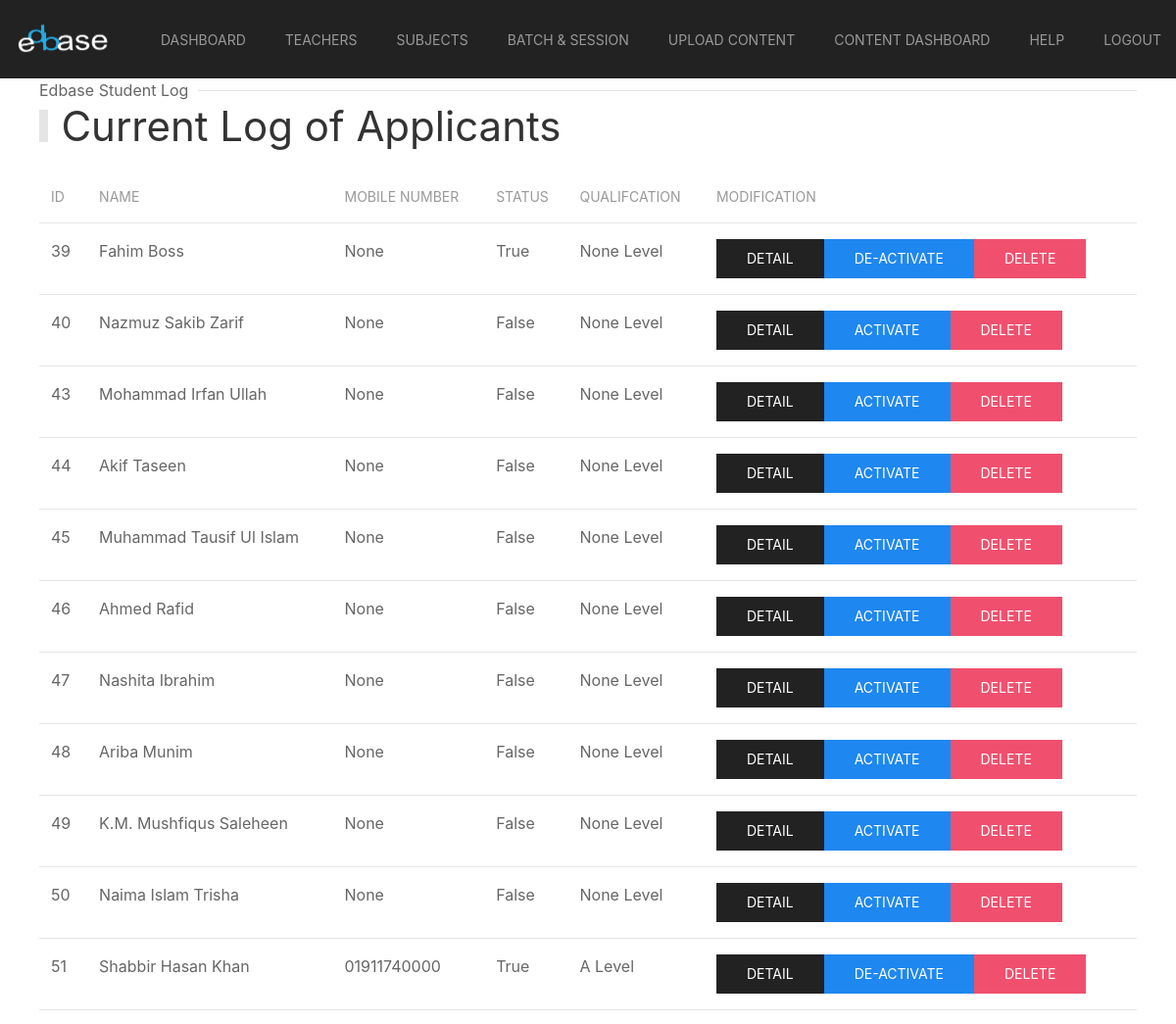
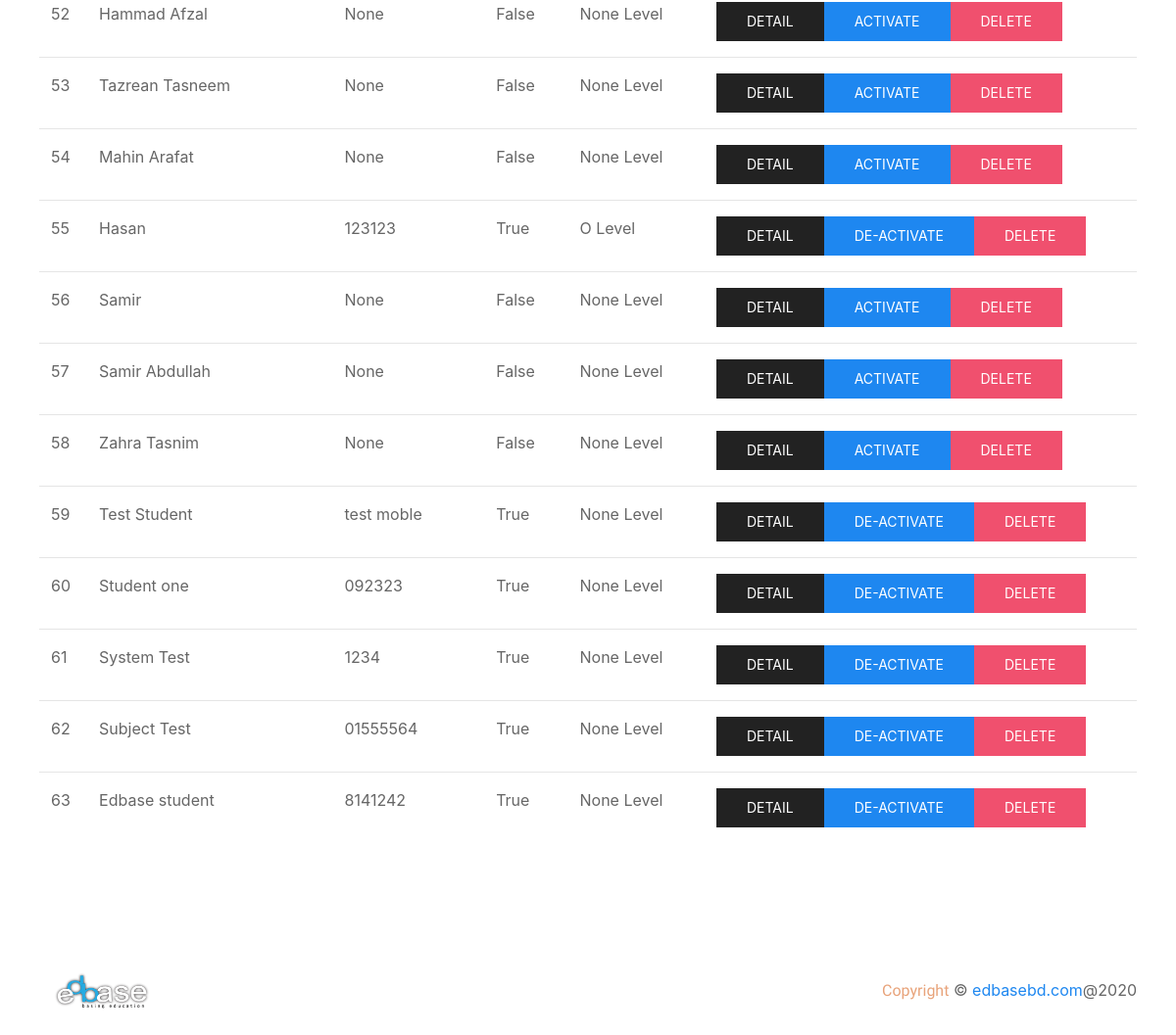
Screenshot of /dashboard/ (signed in) with the database file from the repository (2 pictures, top to bottom).
### applicant/models.py (models this page shows, shortened)
class Student(models.Model):
    user = models.OneToOneField(User, on_delete=models.CASCADE)
    name = models.CharField(max_length=128, null=True, blank=True)
    mobile = models.CharField(max_length=11, null=True, blank=True)
    guardian_mobile = models.CharField(max_length=11, null=True, blank=True)
    email = models.EmailField(max_length=128, null=True, blank=True)
    school = models.CharField(max_length=128, null=True, blank=True)
    status = models.BooleanField(default=False, null=True, blank=True)
    user_type = models.CharField(max_length=128, null=True, blank=True)
    qualification = models.CharField(max_length=128, null=True, blank=True)
    created_at = models.DateTimeField(auto_now_add=True, null=True, blank=True)

### applicant/views.py (the view)
# urls.py: path('dashboard/', views.dashboard, name='dashboard'),
@login_required(login_url='/login/')
def dashboard(request):
    all_students = Student.objects.all()
    if request.session.get('user'):
        return render(request, 'dashboard.html', {'data': all_students, 'user': request.session.get('user')})
    else:
        user = "USER"
        return render(request, 'dashboard.html', {'data': all_students, 'user': user})

### applicant/templates/dashboard.html
{% extends 'base.html' %}
{% load static %}
{% block content %}
    <section class="main-section">
        {% include 'nav_admin.html' %}
    </section>
    <section id="student-list">
        <div class="uk-container">
            <div class="head">
                <h1 class="uk-heading-bullet">Current Log of Applicants</h1>
                <p class="uk-heading-line"><span>Edbase Student Log</span></p>
            </div>
            <div class="uk-child-width-1@m" uk-grid>
                <div class="uk-margin-large">
                    <table class="uk-table uk-table-hover uk-table-divider">
                        <thead>
                            <tr>
                                <th>id</th>
                                <th>Name</th>
                                <th>Mobile Number</th>
                                <th>Status</th>
                                <th>Qualifcation</th>
                                <th>Modification</th>
                            </tr>
                        </thead>
                        <tbody>
                            {% for student in data %}
                            <tr>
                                <td>{{ student.id }}</td>
                                <td>{{ student.name }}</td>
                                <td>{{ student.mobile }}</td>
                                <td>{{ student.status }}</td>
                                <td>{{ student.qualification }} Level</td>
                                <td class="uk-flex">
                                    <a href="{% url 'studentdetail' student.id %}" class="uk-button uk-button-secondary">Detail</a>
                                    {% if student.status is False %}
                                    <a href="{% url 'activate' student.id %}" class="uk-button uk-button-primary">Activate</a>
                                    {% else %}
                                    <a href="{% url 'deactivate' student.id %}" class="uk-button uk-button-primary">De-Activate</a>
                                    {% endif %}
                                    <a href="{% url 'deletestudent' student.id %}" class="uk-button uk-button-danger">Delete</a>
                                </td>
                            </tr>
                            {% endfor %}
                        </tbody>
                    </table>
                </div>
            </div>
        </div>
    </section>
    <section id="footer">
        <div class="uk-padding">
            <div class="uk-flex uk-flex-wrap uk-flex-wrap-around uk-flex-between uk-flex-middle">
                <a class="uk-navbar-item uk-logo logo-size" href="/"><img src="/static/img/edbase.png" alt="zeros"></a>
                <p class="uk-text-center"> <span class="zeros-sub-head copy">Copyright</span>  © <a href="/">edbasebd.com</a>@2020</p>
            </div>
        </div>
    </section>
{% endblock %}

### static/css/main.css (style rules this page uses)
p { margin: 0; }
.main-section { position: relative; }
.zeros-sub-head { font-family: 'Dancing Script', cursive; font-size: 2.3rem; color:#5a3a68; }
.logo-size { width: 128px; }
.copy { font-size: 1rem; color: #e8a37a; }
.head { display: flex; flex-direction: column-reverse; }

### rows the page displays
Student: id "39", name "Fahim Boss", mobile "None", status "True", qualification "None", shows "DE-ACTIVATE"
Student: id "40", name "Nazmuz Sakib Zarif", mobile "None", status "False", qualification "None", shows "ACTIVATE"
Student: id "43", name "Mohammad Irfan Ullah", mobile "None", status "False", qualification "None", shows "ACTIVATE"
Student: id "44", name "Akif Taseen", mobile "None", status "False", qualification "None", shows "ACTIVATE"
Student: id "45", name "Muhammad Tausif Ul Islam", mobile "None", status "False", qualification "None", shows "ACTIVATE"
Student: id "46", name "Ahmed Rafid", mobile "None", status "False", qualification "None", shows "ACTIVATE"
Student: id "47", name "Nashita Ibrahim", mobile "None", status "False", qualification "None", shows "ACTIVATE"
Student: id "48", name "Ariba Munim", mobile "None", status "False", qualification "None", shows "ACTIVATE"
Student: id "49", name "K.M. Mushfiqus Saleheen", mobile "None", status "False", qualification "None", shows "ACTIVATE"
Student: id "50", name "Naima Islam Trisha", mobile "None", status "False", qualification "None", shows "ACTIVATE"
Student: id "51", name "Shabbir Hasan Khan", mobile "01911740000", status "True", qualification "A", shows "DE-ACTIVATE"
Student: id "52", name "Hammad Afzal", mobile "None", status "False", qualification "None", shows "ACTIVATE"
Student: id "53", name "Tazrean Tasneem", mobile "None", status "False", qualification "None", shows "ACTIVATE"
Student: id "54", name "Mahin Arafat", mobile "None", status "False", qualification "None", shows "ACTIVATE"
Student: id "55", name "Hasan", mobile "123123", status "True", qualification "O", shows "DE-ACTIVATE"
Student: id "56", name "Samir", mobile "None", status "False", qualification "None", shows "ACTIVATE"
Student: id "57", name "Samir Abdullah", mobile "None", status "False", qualification "None", shows "ACTIVATE"
Student: id "58", name "Zahra Tasnim", mobile "None", status "False", qualification "None", shows "ACTIVATE"
Student: id "59", name "Test Student", mobile "test moble", status "True", qualification "None", shows "DE-ACTIVATE"
Student: id "60", name "Student one", mobile "092323", status "True", qualification "None", shows "DE-ACTIVATE"
Student: id "61", name "System Test", mobile "1234", status "True", qualification "None", shows "DE-ACTIVATE"
Student: id "62", name "Subject Test", mobile "01555564", status "True", qualification "None", shows "DE-ACTIVATE"
Student: id "63", name "Edbase student", mobile "8141242", status "True", qualification "None", shows "DE-ACTIVATE"
